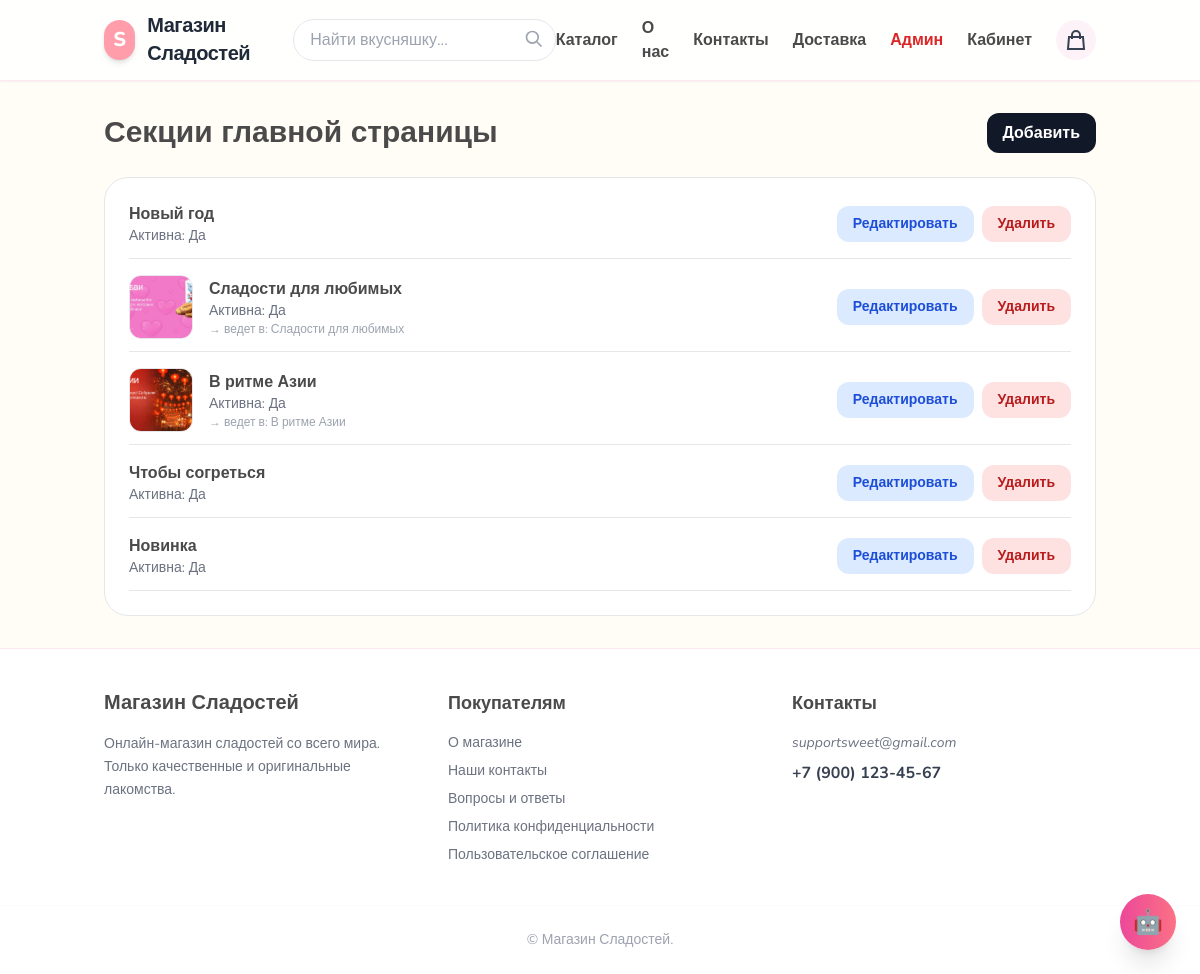
The app's page /store/admin/sections/ (signed in) with its own data.
### store/models.py (models this page shows, shortened)
class HomeSection(models.Model):
    title = models.CharField("Заголовок секции", max_length=120)
    slug = models.SlugField(unique=True)
    products = models.ManyToManyField(
        Product,
        verbose_name="Товары",
        blank=True
    )
    image = models.ImageField(
        "Баннер (картинка)",
        upload_to="sections/",
        blank=True,
        null=True
    )
    link_section = models.ForeignKey(
        "self",
        verbose_name="Ссылка на секцию",
        on_delete=models.SET_NULL,
        blank=True,
        null=True,
        related_name="linked_from"
    )
    is_active = models.BooleanField("Активна", default=True)
    order = models.PositiveIntegerField("Порядок", default=0)
    class Meta:
        ordering = ["order"]
        verbose_name = "Секция главной"
        verbose_name_plural = "Секции главной"

### store/views.py (the view)
# urls.py: path("admin/sections/", views.admin_sections, name="admin_sections"),
@staff_required
def admin_sections(request):
    sections = HomeSection.objects.all().order_by('order')
    return render(request, "store/admin/sections.html", {"sections": sections})

### cart/cart.py (called while the page is built)
    def __len__(self):
        return sum(item["quantity"] for item in self.cart.values())

### cart/context_processors.py (called while the page is built)
def cart_counter(request):
    cart = Cart(request)
    return {"cart_counter": len(cart)}

### store/context_processors.py (called while the page is built)
def categories_processor(request):
    return {
        "categories": Category.objects.all()
    }

### store/views.py (called while the page is built)
def staff_required(view_func):
    return user_passes_test(lambda u: u.is_staff, login_url='users:login')(view_func)

### templates/store/admin/sections.html
{% extends "base.html" %}
{% block content %}
<div class="max-w-5xl mx-auto space-y-6">
  <div class="flex justify-between items-center">
    <h1 class="text-3xl font-black">Секции главной страницы</h1>
    <a href="{% url 'store:admin_add_section' %}"
       class="px-4 py-2 rounded-xl bg-gray-900 text-white font-bold hover:bg-pink-500 transition">
      Добавить
    </a>
  </div>
  <ul class="bg-white border rounded-3xl p-6 space-y-4">
    {% for section in sections %}
      <li class="flex justify-between items-center border-b pb-3">
        <div class="flex items-center gap-4">
          {% if section.image %}
            <img src="{{ section.image.url }}"
                 class="w-16 h-16 object-cover rounded-xl border">
          {% endif %}
          <div>
            <p class="font-bold">{{ section.title }}</p>
            <p class="text-gray-500 text-sm">
              Активна: {% if section.is_active %}Да{% else %}Нет{% endif %}
            </p>
            {% if section.link_section %}
              <p class="text-xs text-gray-400">
                → ведет в: {{ section.link_section.title }}
              </p>
            {% endif %}
          </div>
        </div>
        <div class="flex gap-2">
          <a href="{% url 'store:admin_edit_section' section.id %}"
             class="px-4 py-2 rounded-xl bg-blue-100 text-blue-700 text-sm font-bold hover:bg-blue-200">
            Редактировать
          </a>
          <a href="{% url 'store:admin_delete_section' section.id %}"
             onclick="return confirm('Удалить секцию?')"
             class="px-4 py-2 rounded-xl bg-red-100 text-red-700 text-sm font-bold hover:bg-red-200">
            Удалить
          </a>
        </div>
      </li>
    {% empty %}
      <li class="text-center text-gray-400">
        Секций нет
      </li>
    {% endfor %}
  </ul>
</div>
{% endblock %}

### templates/base.html (style rules this page uses)
body { background: #FFFDF5; color: #4A4A4A; font-family: 'Nunito', sans-serif; }

### records on screen
HomeSection: title "Новый год", is_active "Да"
HomeSection: image (picture), title "Сладости для любимых", is_active "Да", link_section "Сладости для любимых"
HomeSection: image (picture), title "В ритме Азии", is_active "Да", link_section "В ритме Азии"
HomeSection: title "Чтобы согреться", is_active "Да"
HomeSection: title "Новинка", is_active "Да"
